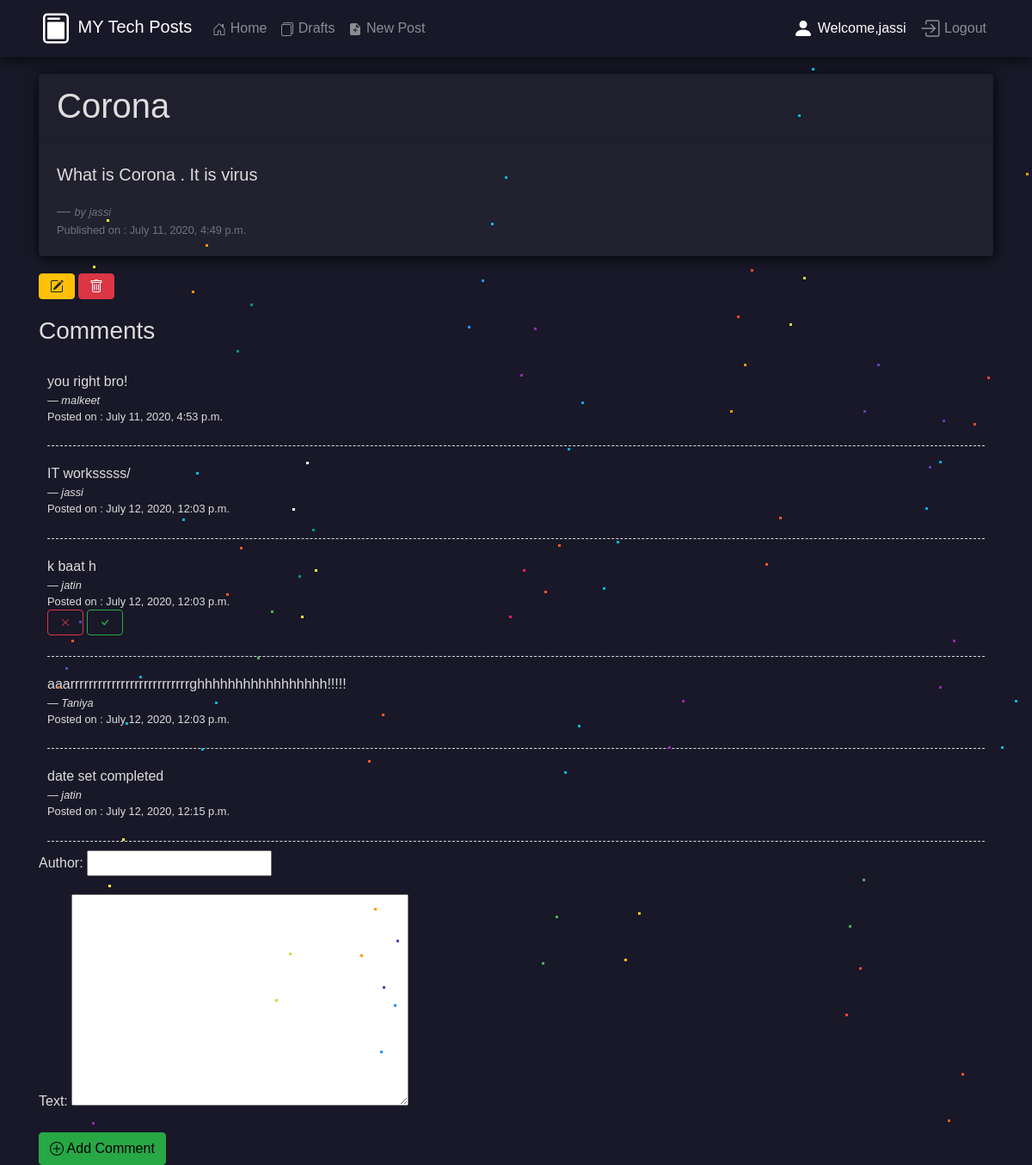
The app's page /blog/post_detail/17/ (signed in) with its own data.
### blog/models.py (models this page shows, shortened)
class Post(models.Model):
    author = models.ForeignKey('auth.user',on_delete=models.CASCADE)
    title = models.CharField(max_length=256)
    text = models.TextField()
    date_created = models.DateTimeField(auto_now_add=True)
    date_posted = models.DateTimeField(blank=True,null=True)

class Comment(models.Model):
    post = models.ForeignKey("blog.Post",related_name='comments',on_delete=models.CASCADE)
    text = models.TextField()
    approved_comment = models.BooleanField(default=False)
    author = models.CharField(max_length=200)
    date_created = models.DateTimeField(auto_now_add=True)

### blog/views.py (the view, shortened to what this page needs)
# urls.py: path('post_detail/<slug:pk>/',views.PostDetailView.as_view(),name = 'postdetail'),
class PostDetailView(FormMixin, DetailView):
    template_name = 'blog/post_detail.html'
    model = Post
    form_class = CommentForm
    def get_context_data(self, **kwargs):
        context = super(PostDetailView, self).get_context_data(**kwargs)
        context['form'] = CommentForm(initial={'post': self.object})
        return context

### blog/forms.py
class CommentForm(forms.ModelForm):
    class Meta():
        model = Comment
        fields = ('author','text', 'post')
        widgets = {
            'title' : forms.TextInput(attrs={'class':'textinputclass'}),
            'text' : forms.Textarea(attrs={'class':'editable medium-editor-textarea'}),
            'post' : forms.HiddenInput(),
        }

### blog/templates/blog/post_detail.html (shortened to what this page needs)
{% extends 'blog/base.html' %}
{% block body_block %}
<div>
    <div class="card read_card">
        <div class="card-header">
            <h1>{{post.title}}</h1>
        </div>
        <div class="card-body">
            <blockquote class="blockquote mb-0">
                <p>{{post.text}}</p>
                <footer class="blockquote-footer"><em><small>by {{post.author}}</small></em><br>
                    <small>Published on : {{post.date_posted}}</small></footer>
            </blockquote>
        </div>
    </div>
    {% if user == post.author %}
    <a class="btn btn-warning" href="{% url 'blog:postupdate' pk=post.id %}">
    </a>
    <a class="btn btn-danger" href="{% url 'blog:postdelete' pk=post.id %}">
    </a>
    {% endif %}
</div>
<div>
    <h3 style="margin: 20px 0">Comments</h3>
    {% for c in post.comments.all%}
    <div class="comments">
        {% if user == post.author or c.approved_comment %}
        <div>{{c.text}}</div>
        <cite><small>&mdash; {{c.author}}</small></cite>
        <div><small>Posted on : {{c.date_created}}</small></div>
        {% endif %}
        {% if c.approved_comment %}
        <div class="comments_border">&nbsp;</div>
        {% endif %}
        {% if user.is_authenticated and not c.approved_comment and user == post.author %}
        <a class="btn btn-outline-danger" href="{% url 'blog:commentremove' pk=c.id %}">
        </a>
        <a class="btn btn-outline-success" href="{% url 'blog:approve_comment' pk=c.id %}">
            <svg width="1em" height="1em" viewBox="0 0 16 16" class="bi bi-check" fill="currentColor"
                xmlns="http://www.w3.org/2000/svg">
                <path fill-rule="evenodd"
                    d="M10.97 4.97a.75.75 0 0 1 1.071 1.05l-3.992 4.99a.75.75 0 0 1-1.08.02L4.324 8.384a.75.75 0 1 1 1.06-1.06l2.094 2.093 3.473-4.425a.236.236 0 0 1 .02-.022z" />
            </svg>
        </a>
        <div class="comments_border">&nbsp;</div>
        {% endif %}
    </div>
    {% endfor %}
    <form method="POST">
        {{form.as_p}}
        <button class="comment-btn" type="submit">
            <a class="btn btn-success">
                Add Comment
            </a>
        </button>
    </form>
    {% endblock body_block %}

### blog/templates/blog/base.html (shortened to what this page needs)
<!DOCTYPE html>
<html lang="en">
{% load static %}
<head>
    <link rel="stylesheet" href="https://stackpath.bootstrapcdn.com/bootstrap/4.5.0/css/bootstrap.min.css"
>
    <link rel="stylesheet" href="{% static 'style.css' %}">
    <link rel="stylesheet" href="{% static 'imported.css' %}">
</head>
<body>
    <nav class="mynav navbar sticky-top navbar-expand-lg navbar-dark">
        <div class="container">
            <a class="navbar-brand" href="{% url 'blog:postlist' %}">
                MY Tech Posts
            </a>
            <div class="collapse navbar-collapse" id="navbarSupportedContent">
                <ul class="navbar-nav mr-auto">
                    <li class="nav-item">
                        <a class="nav-link" href="{% url 'home' %}">
                            Home
                        </a>
                    </li>
                    <li class="nav-item">
                        <a class="nav-link" href="{% url 'blog:drafts' %}">
                            Drafts
                        </a>
                    </li>
                    {% if user.is_authenticated %}
                    <li class="nav-item">
                        <a class="nav-link" href="{% url 'blog:postcreate' %}">
                            New Post
                        </a>
                    </li>
                    {% endif %}
                </ul>
                <ul class="navbar-nav  my-2 my-lg-0">
                    {% if user.is_authenticated %}
                    <li class="nav-item">
                        <a class="nav-link active disabled" href="/">
                            <svg width="1.5em" height="1.5em" viewBox="0 0 16 16" class="bi bi-person-fill"
                                fill="currentColor" xmlns="http://www.w3.org/2000/svg">
                                <path fill-rule="evenodd"
                                    d="M3 14s-1 0-1-1 1-4 6-4 6 3 6 4-1 1-1 1H3zm5-6a3 3 0 1 0 0-6 3 3 0 0 0 0 6z" />
                            </svg>
                            Welcome,{{user.username}}</a>
                    </li>
                    <li class="nav-item">
                        <a class="nav-link" href="{% url 'logout' %}">
                            Logout</a>
                    </li>
                    {% endif %}
                </ul>
            </div>
        </div>
        <div class="starsec"></div>
        <div class="starthird"></div>
        <div class="starfourth"></div>
    </nav>
    <div class="margin-body">
        <div>
            <div class="starsec"></div>
            <div class="starthird"></div>
            <div class="starfourth"></div>
        </div>
        <div class="container">
            {% block body_block %}{% endblock body_block %}
        </div>
</body>
</html>

### blog/static/style.css (style rules this page uses)
body { color: #ddd; }
.mynav { margin-bottom: 10px ; background-image:url("https://1.bp.blogspot.com/-Fo3iRt97ZXY/XvSG4EMwi0I/AAAAAAAAVEo/mrApRTcVVRk1m-fX9K-ffNwRUXlHUocdwCLcBGAsYHQ/s1600/h.jpg");; box-shadow: 0px 1px 18px rgba(0, 0, 0, 0.795); }
html { height: 100%; }
body { margin:0; padding:0; font-family: sans-serif; }
.read_card { box-shadow: 1px 2px 15px rgba(0, 0, 0, 0.795); margin: 20px 0; background-color: rgba(255, 255, 255, 0.041); }
.comments { padding: 10px; }
.comments_border { border-bottom: 1px dashed #ddd; }
.comment-btn { border:none; padding: 0; background: transparent; }

### records on screen
Post: title "Corona", text "What is Corona . It is virus", author "jassi", date_posted "July 11, 2020, 4:49 p.m."
Comment: text "you right bro!", author "malkeet", date_created "July 11, 2020, 4:53 p.m.", approved_comment True (drawn)
Comment: text "IT worksssss/", author "jassi", date_created "July 12, 2020, 12:03 p.m.", approved_comment True (drawn)
Comment: text "k baat h", author "jatin", date_created "July 12, 2020, 12:03 p.m.", approved_comment False (drawn)
Comment: text "aaarrrrrrrrrrrrrrrrrrrrrrrrrrghhhhhhhhhhhhhhhhh!!!!!", author "Taniya", date_created "July 12, 2020, 12:03 p.m.", approved_comment True (drawn)
Comment: text "date set completed", author "jatin", date_created "July 12, 2020, 12:15 p.m.", approved_comment True (drawn)

### other values on screen
{{ user.username }} "jassi"
